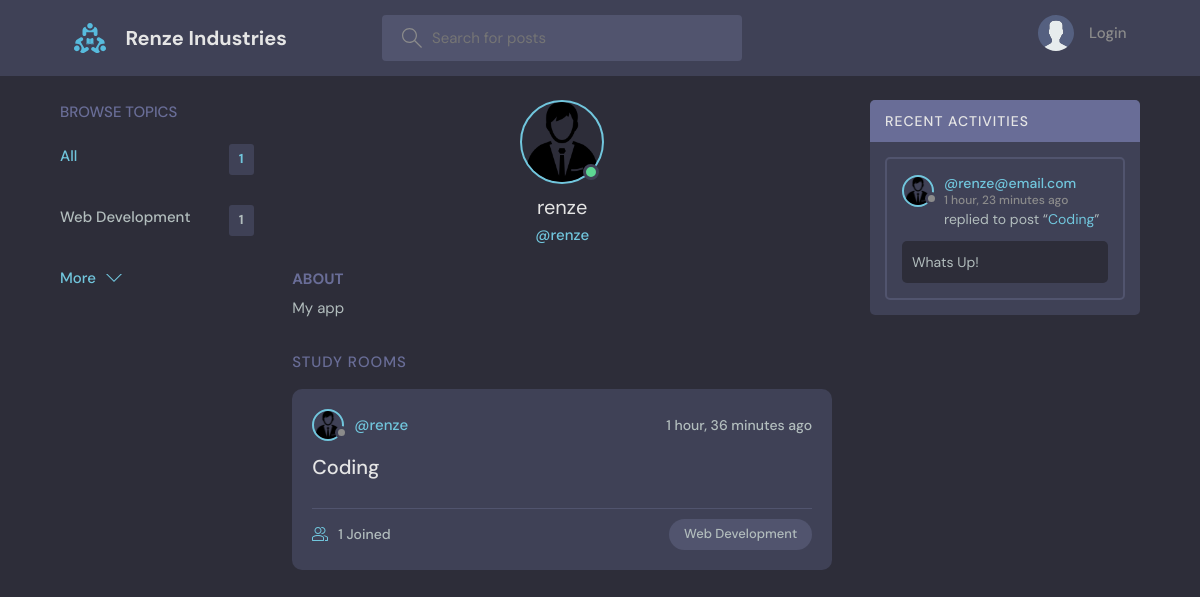
Page /profile/1/ on the committed database.
### base/models.py (models this page shows, shortened)
class Topic(models.Model):
    name = models.CharField(max_length=200)

class User(AbstractUser):
    name = models.CharField(max_length=200, null=True)
    email = models.EmailField(unique=True, null=True)
    bio = models.TextField(null=True)
    avatar = models.ImageField(null=True, default="avatar.svg")
    USERNAME_FIELD = 'email'
    REQUIRED_FIELDS = []

class Room(models.Model):
    host = models.ForeignKey(User, on_delete=models.SET_NULL, null=True)
    topic = models.ForeignKey(Topic, on_delete=models.SET_NULL, null=True)
    name = models.CharField(max_length=200)
    participants = models.ManyToManyField(User, related_name='participants', blank=True)
    description = models.TextField(null=True, blank=True)
    updated = models.DateTimeField(auto_now=True)
    created = models.DateTimeField(auto_now_add=True)
    class Meta:
        ordering = ['-updated', '-created']
    def __str__(self):
        return self.name

class Message(models.Model):
    user = models.ForeignKey(User, on_delete=models.CASCADE)
    room = models.ForeignKey(Room, on_delete=models.CASCADE)
    body = models.TextField()
    updated = models.DateTimeField(auto_now=True)
    created = models.DateTimeField(auto_now_add=True)
    class Meta:
        ordering = ['-updated', '-created']

### base/views.py (the view)
# urls.py: path('profile/<str:pk>/', views.userProfile, name="user-profile"),
def userProfile(request, pk):
    user = User.objects.get(id=pk)
    rooms = user.room_set.all()
    room_messages = user.message_set.all()
    topics = Topic.objects.all()
    context = {'user':user, 'rooms':rooms,'room_messages': room_messages, 'topics': topics}
    return render(request, 'base/profile.html', context)

### base/templates/base/profile.html (shortened to what this page needs)
{% extends 'main.html' %}
{% block content %}
<main class="profile-page layout layout--3">
  <div class="container">
    {% include 'base/topics_component.html' %}
    <div class="roomList">
      <div class="profile">
        <div class="profile__avatar">
          <div class="avatar avatar--large active">
            <img src="{{user.avatar.url}}" />
          </div>
        </div>
        <div class="profile__info">
          <h3>{{user.username}}</h3>
          <p>@{{user.username}}</p>
        </div>
        <div class="profile__about">
          <h3>About</h3>
          <p>
            {{user.bio}}
          </p>
        </div>
      </div>
      <div class="roomList__header">
        <div>
          <h2>Study Rooms</a>
          </h2>
        </div>
      </div>
      {% include 'base/feed_component.html' %}
    </div>
    {% include 'base/activity_component.html' %}
  </div>
</main>
{% endblock content %}

### templates/main.html (shortened to what this page needs)
<!DOCTYPE html>
{% load static %}
<html lang="en">
  <head>
    <link rel="stylesheet" href="{% static 'styles/style.css' %}" />
  </head>
  <body>
   {% include 'navbar.html' %}
    {% block content %}
    {% endblock %}
  </body>
</html>

### templates/navbar.html (shortened to what this page needs)
{% load static %}
<header class="header header--loggedIn">
    <div class="container">
        <a href="{% url 'home' %}" class="header__logo">
            <img src="{% static 'images/logo.svg' %}" />
            <h1>Renze Industries</h1>
        </a>
        <form class="header__search" method="GET" action="{% url 'home' %}">
            <label>
                <input name="q" placeholder="Search for posts" />
            </label>
        </form>
        <nav class="header__menu">
            {% if request.user.is_authenticated %}
            <div class="header__user">
                <a href="{% url 'update-user' %}">
                    <div class="avatar avatar--medium active">
                        <img src="{{request.user.avatar.url}}" />
                    </div>
                    <p>{{request.user.username}} <span>@{{request.user.username}}</span></p>
                </a>
                <button class="dropdown-button">
                    <svg version="1.1" xmlns="http://www.w3.org/2000/svg" width="32" height="32" viewBox="0 0 32 32">
                        <title>chevron-down</title>
                        <path d="M16 21l-13-13h-3l16 16 16-16h-3l-13 13z"></path>
                    </svg>
                </button>
            </div>
            {% else %}
            <a href="{% url 'login' %}">
                <img src="{% static 'images/avatar.svg' %}" />
                <p>Login</p>
            </a>
            {% endif %}
        </nav>
    </div>
</header>

### base/templates/base/topics_component.html
<div class="topics">
    <div class="topics__header">
        <h2>Browse Topics</h2>
    </div>
    <ul class="topics__list">
        <li>
            <a href="{% url 'home' %}" class="active">All <span>{{topics.count}}</span></a>
        </li>
        {% for topic in topics %}
        <li>
            <a href="{% url 'home' %}?q={{topic.name}}">{{topic.name}}<span>{{topic.room_set.all.count}}</span></a>
        </li>
        {% endfor %}
    </ul>
    <a class="btn btn--link" href="{% url 'topics' %}">
        More
        <svg version="1.1" xmlns="http://www.w3.org/2000/svg" width="32" height="32" viewBox="0 0 32 32">
            <title>chevron-down</title>
            <path d="M16 21l-13-13h-3l16 16 16-16h-3l-13 13z"></path>
        </svg>
    </a>
</div>

### base/templates/base/feed_component.html (shortened to what this page needs)
 {% for room in rooms %}
<div class="roomListRoom">
            <div class="roomListRoom__header">
              <a href="{% url 'user-profile' room.host.id %}" class="roomListRoom__author">
                <div class="avatar avatar--small">
                  <img src="{{room.host.avatar.url}}" />
                </div>
                <span>@{{room.host.username}}</span>
              </a>
              <div class="roomListRoom__actions">
                <span>{{room.created|timesince}} ago</span>
              </div>
            </div>
            <div class="roomListRoom__content">
              <a href="{% url 'room' room.id %}">{{room.name}}</a>
            </div>
            <div class="roomListRoom__meta">
              <a href="{% url 'room' room.id %}" class="roomListRoom__joined">
                {{room.participants.all.count}} Joined
              </a>
              <p class="roomListRoom__topic">{{room.topic.name}}</p>
            </div>
          </div>
  {%  endfor %}

### base/templates/base/activity_component.html (shortened to what this page needs)
        <div class="activities">
          <div class="activities__header">
            <h2>Recent Activities</h2>
          </div>
                {% for message in room_messages %}
          <div class="activities__box">
            <div class="activities__boxHeader roomListRoom__header">
              <a href="{% url 'user-profile' message.user.id %}" class="roomListRoom__author">
                <div class="avatar avatar--small">
                  <img src="{{message.user.avatar.url}}" />
                </div>
                <p>
                  @{{message.user}}
                  <span>{{message.created| timesince}} ago</span>
                </p>
              </a>
            </div>
            <div class="activities__boxContent">
               <p>replied to post “<a href="{% url 'room' message.room.id %}">{{message.room}}</a>”</p>
              <div class="activities__boxRoomContent">
                {{message.body}}
              </div>
            </div>
          </div>
            {% endfor %}
        </div>

### rows in the picture
Topic: name "Web Development", room_set.all.count "1"
User: avatar (picture), username "renze", bio "My app"
Room: host.avatar (picture), host.username "renze", created "1 hour, 36 minutes", name "Coding", participants.all.count "1", topic.name "Web Development"
Message: user.avatar (picture), user "renze@email.com", created "1 hour, 23 minutes", room "Coding", body "Whats Up!"

### other values in the picture
{{ topics.count }} "1"
